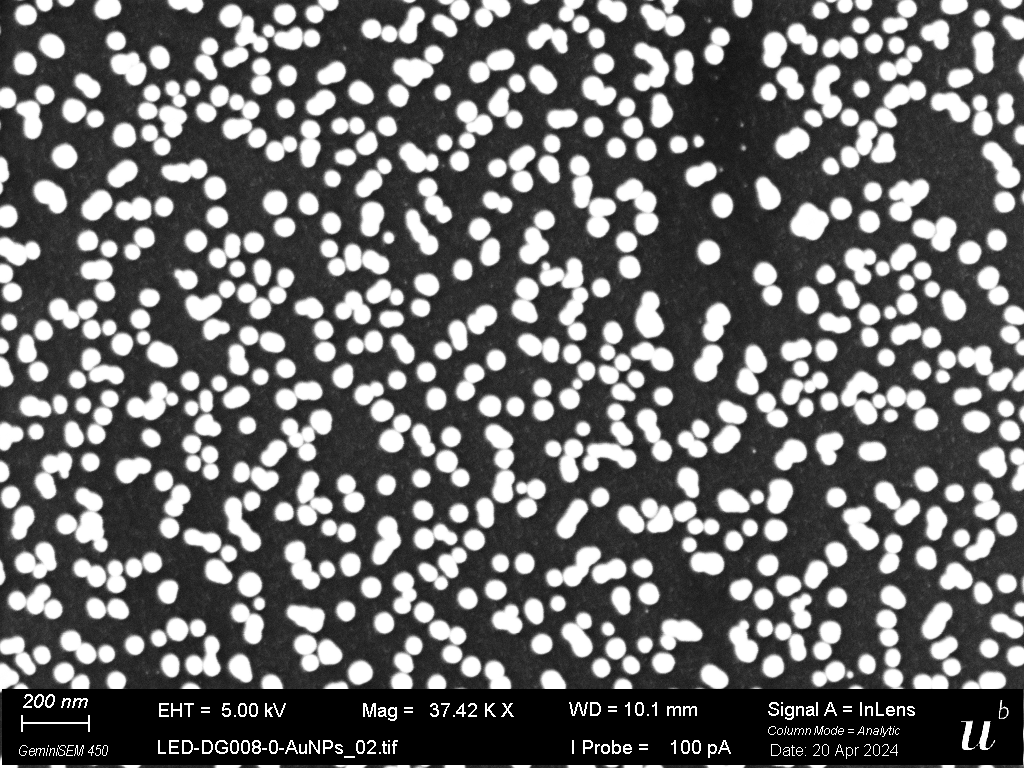
#> input picture dev/data/set1/LED-DG008-0-AuNPs_02.tif, 1024 x 768 px, found by its file name
$ jupyter execute Watershed_PC.ipynb
#> lines starting #> are read from the running program, lines starting #| are printed output that depends on the picture; after the words box and inside, x2 and y2 are one past the last pixel; in counts of white or black regions, pixels touching at a corner belong together
#> the answer given: 3
[cell 1]
import numpy as np
from skimage import io, color, filters, morphology, measure, segmentation
from scipy import ndimage as ndi
import matplotlib.pyplot as plt

def analyze_particles(image_path, pixel_scale_nm_per_pixel, crop_coords=None):
    """
    Analyze particles in an image and display results.

    Parameters:
    - image_path (str): Path to the image file.
    - pixel_scale_nm_per_pixel (float): Scale factor for converting pixel measurements to nanometers.
    - crop_coords (tuple): Coordinates to crop the image (x_start, y_start, x_end, y_end).
    """
#> called with pixel_scale_nm_per_pixel = 3
    # Convert nanometers to micrometers
    pixel_scale_um_per_pixel = pixel_scale_nm_per_pixel / 1000.0

    # Load the image
    try:
        image = io.imread(image_path)
#> image is the input picture: shape (768, 1024); min 0, max 255, mean 104.6
    except FileNotFoundError:
        print(f"File {image_path} not found.")
        return
    except Exception as e:
        print(f"An error occurred: {e}")
        return

    # Crop the image if crop coordinates are provided
    if crop_coords:
        x_start, y_start, x_end, y_end = crop_coords
        image = image[y_start:y_end, x_start:x_end]

    # Convert to grayscale if the image is not already
    if len(image.shape) == 3:
        gray_image = color.rgb2gray(image)
    else:
        gray_image = image

    # Apply Gaussian blur to reduce noise
    sigma = 1.0
    blurred_image = filters.gaussian(gray_image, sigma=sigma)

    # Apply Otsu's thresholding
    thresh_val = filters.threshold_otsu(blurred_image)
#> thresh_val = 0.545
    binary_image = blurred_image > thresh_val
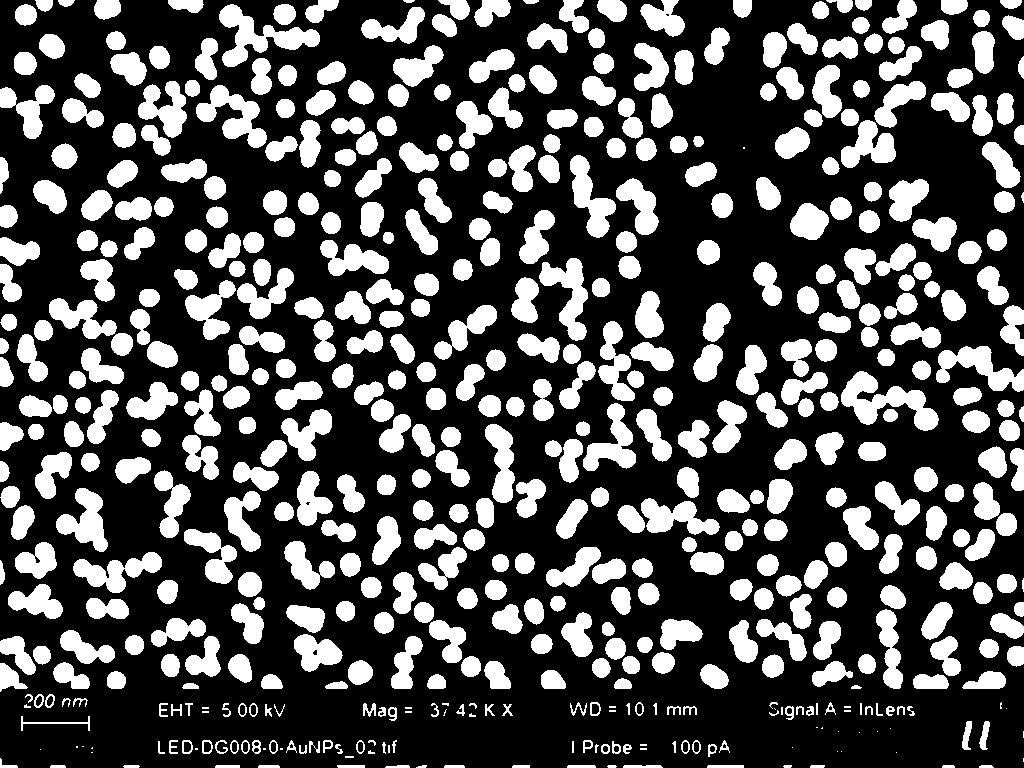
#> binary_image: shape (768, 1024) bool; 31% white; 560 white regions (42 under 20 px), largest, box (x1, y1, x2, y2) and area: (841, 371, 939, 431) 2494, (219, 4, 320, 67) 2385, (196, 85, 267, 148) 1929

    # Apply morphological opening to clean up the binary image
    morph_element_size = 3
    cleaned_image = morphology.opening(binary_image, morphology.square(morph_element_size))
#> cleaned_image: shape (768, 1024) bool; 30.5% white; 488 white regions (34 under 20 px)

    # Compute the distance transform
    distance = ndi.distance_transform_edt(cleaned_image)
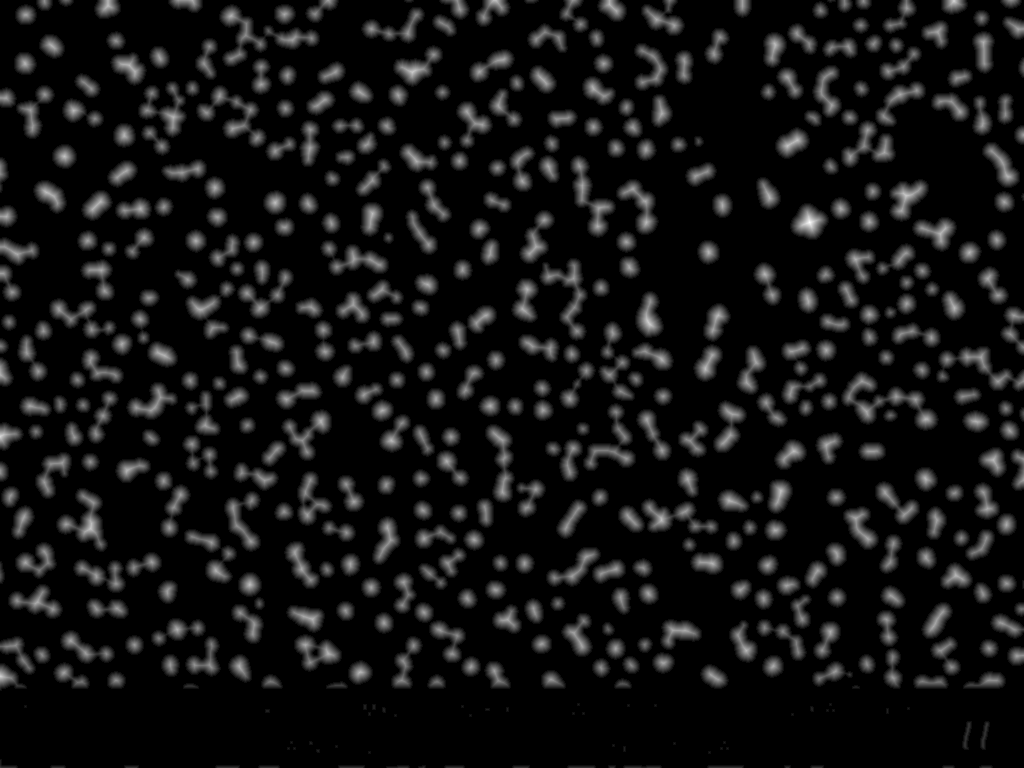
#> distance: shape (768, 1024) float64; min 0, max 16.12, mean 1.22; drawn with min black and max white

    # Identify local maxima for the watershed algorithm
    max_filter_size = 20
    local_maxi = ndi.label(ndi.maximum_filter(distance, size=max_filter_size) == distance)[0]
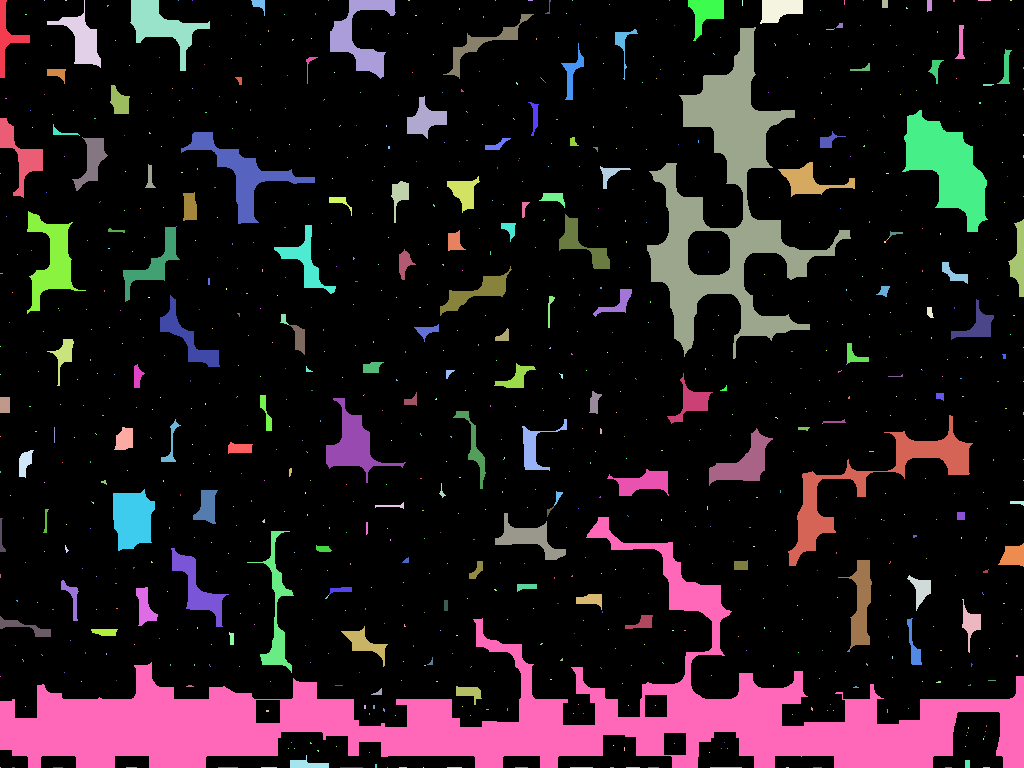
#> local_maxi: shape (768, 1024) int32; 972 distinct labels, from 0 to 971; one colour per label, 0 black

    # Apply the watershed algorithm
    labels = segmentation.watershed(-distance, local_maxi, mask=cleaned_image)
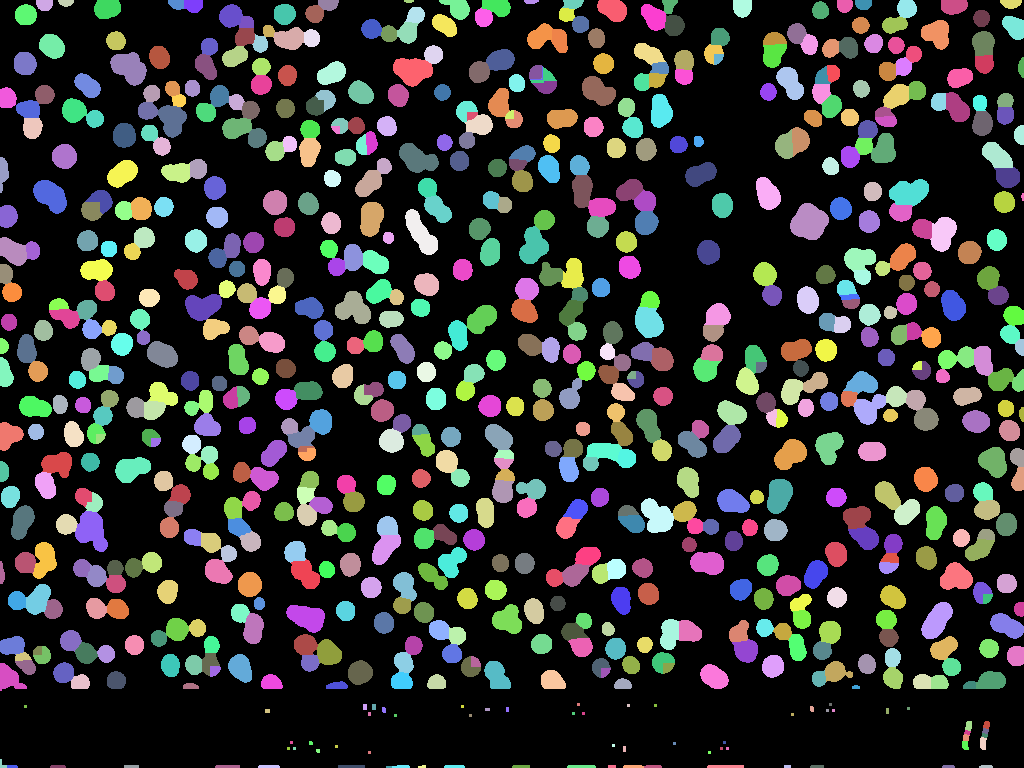
#> labels: shape (768, 1024) int32; 783 distinct labels, from 0 to 971; one colour per label, 0 black

    # Label the connected components in the watershed segmented image
    labeled_particles = measure.label(labels)
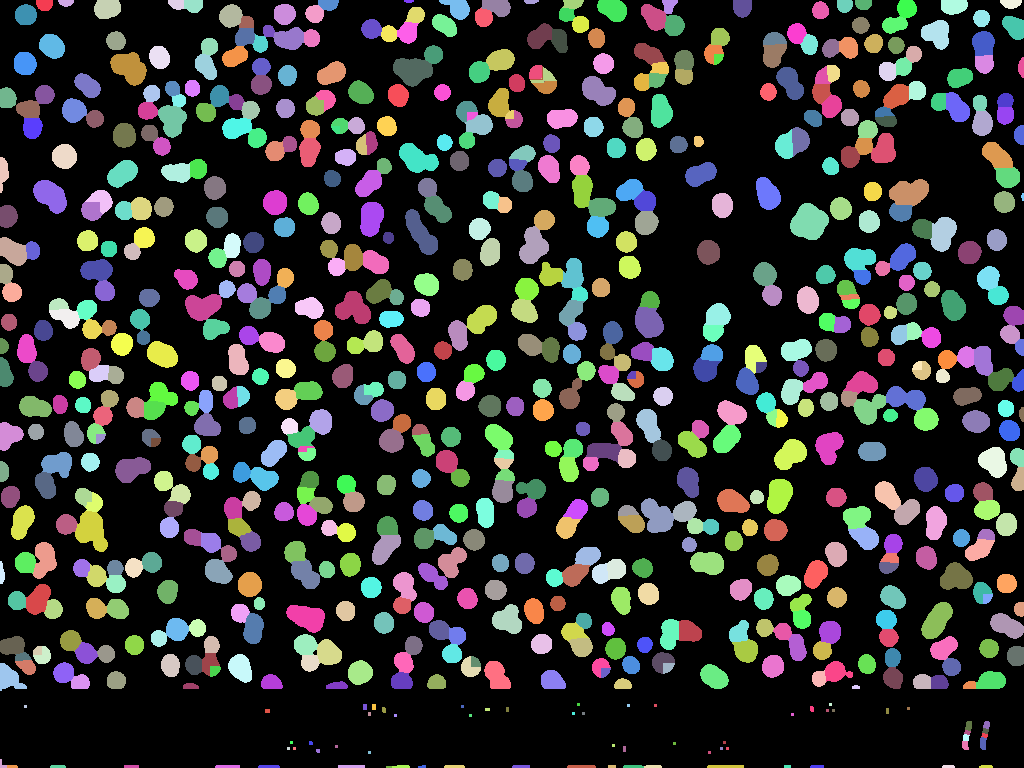
#> labeled_particles: shape (768, 1024) int64; 783 distinct labels, from 0 to 782; one colour per label, 0 black

    # Measure properties of each labeled region
    properties = measure.regionprops(labeled_particles)
#> properties = 782 regions; largest, box (x1, y1, x2, y2) and area: (790, 203, 829, 240) 1027, (75, 511, 108, 552) 883, (110, 52, 147, 86) 830, (393, 58, 433, 87) 828, (889, 179, 929, 206) 803

    # Extract the area of each particle in pixels and convert to nanometers squared
    particle_areas_pixels = [prop.area for prop in properties]
#> particle_areas_pixels = 782 values, max 1027 at index 225, min 1 at index 98, mean 306.9
    particle_areas_nm2 = [area * pixel_scale_nm_per_pixel**2 for area in particle_areas_pixels]
#> particle_areas_nm2 = 782 values, max 9243 at index 225, min 9 at index 98, mean 2762.4

    # Calculate equivalent diameter in nanometers (d = sqrt(4 * area / pi))
    particle_diameters_nm = [np.sqrt(4 * area / np.pi) for area in particle_areas_nm2]
#> particle_diameters_nm = 782 values, max 108.5 at index 225, min 3.39 at index 98, mean 56.52

    # Calculate the total number of particles
    num_particles = len(particle_diameters_nm)
#> num_particles = 782

    # Calculate the total area of the image in pixels and convert to micrometers squared
    total_area_pixels = gray_image.shape[0] * gray_image.shape[1]
#> total_area_pixels = 786432
    total_area_um2 = total_area_pixels * pixel_scale_um_per_pixel**2
#> total_area_um2 = 7.08

    # Calculate particle density (number of particles per unit area in µm²)
    particle_density = num_particles / total_area_um2
#> particle_density = 110.5

    # Calculate average particle size and standard deviation
    avg_particle_size_nm = np.mean(particle_diameters_nm)
#> avg_particle_size_nm = 56.52
    std_particle_size_nm = np.std(particle_diameters_nm)
#> std_particle_size_nm = 17.95

    # Plot the intermediate results
    fig, axes = plt.subplots(1, 5, figsize=(20, 5), sharex=True, sharey=True)
    ax = axes.ravel()

    ax[0].imshow(gray_image, cmap='gray')
    ax[0].set_title('Original Grayscale Image')
    ax[0].axis('off')

    ax[1].imshow(blurred_image, cmap='gray')
    ax[1].set_title('Gaussian Blurred Image')
    ax[1].axis('off')

    ax[2].imshow(binary_image, cmap='gray')
    ax[2].set_title("Otsu's Thresholding")
    ax[2].axis('off')

    ax[3].imshow(cleaned_image, cmap='gray')
    ax[3].set_title('Morphological Opening')
    ax[3].axis('off')

    im = ax[4].imshow(labels, cmap='nipy_spectral')
    plt.colorbar(im, ax=ax[4])
    ax[4].set_title('Watershed Segmentation')
    ax[4].axis('off')

    plt.tight_layout()
    plt.show()

    # Plot histogram of particle sizes (diameters) in nanometers
    plt.figure(figsize=(10, 5))
    plt.hist(particle_diameters_nm, bins=30, color='blue', edgecolor='black')
    plt.title('Particle Size Distribution')
    plt.xlabel('Particle Diameter (nanometers)')
    plt.ylabel('Frequency')
    plt.show()
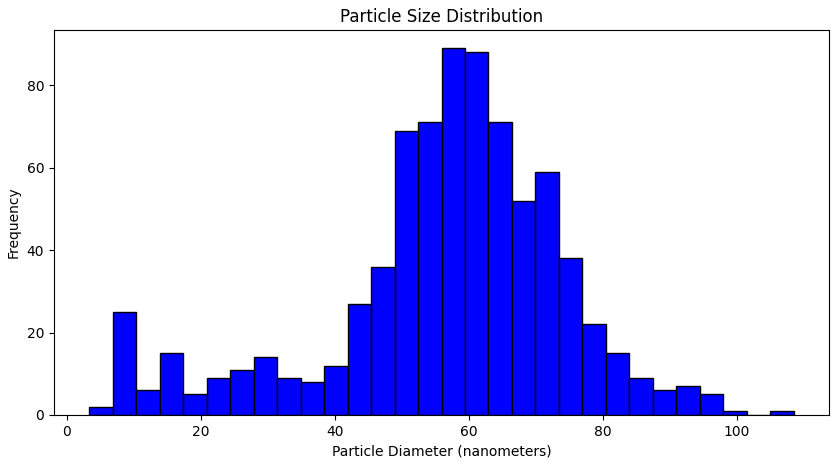
#> figure drawn by matplotlib, 1 panel; tallest bar 89 high, from x = 55.93 to 59.44

    # Display results
    print(f'Number of Particles: {num_particles}')
#| Number of Particles: 782
    print(f'Particle Density: {particle_density:.4f} particles per µm²')
#| Particle Density: 110.4849 particles per µm²
    print(f'Average Particle Size: {avg_particle_size_nm:.2f} nm')
#| Average Particle Size: 56.52 nm
    print(f'Standard Deviation of Particle Size: {std_particle_size_nm:.2f} nm')
#| Standard Deviation of Particle Size: 17.95 nm

# Path to the image file
image_path = '/Users/divyansh/Documents/PhD/4th Semester/Particle detection/Particle detection_3/easy_nanoparticle_detector-main/LED-DG008-0-AuNPs_02.tif'

# Get pixel scale from the user (in nanometers per pixel)
pixel_scale_nm_per_pixel = float(input("Enter the pixel scale (in nanometers per pixel): "))

# Get crop coordinates from the user (if any)
crop_input = input("Enter crop coordinates (x_start, y_start, x_end, y_end) or press Enter to skip: ")
if crop_input:
    crop_coords = tuple(map(int, crop_input.split(',')))
else:
    crop_coords = None

# Analyze the particles in the image
analyze_particles(image_path, pixel_scale_nm_per_pixel, crop_coords)
